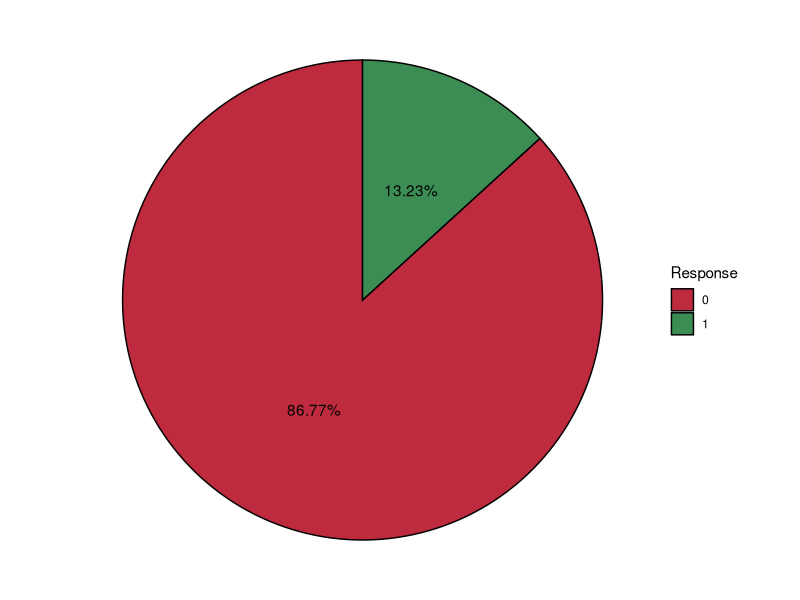
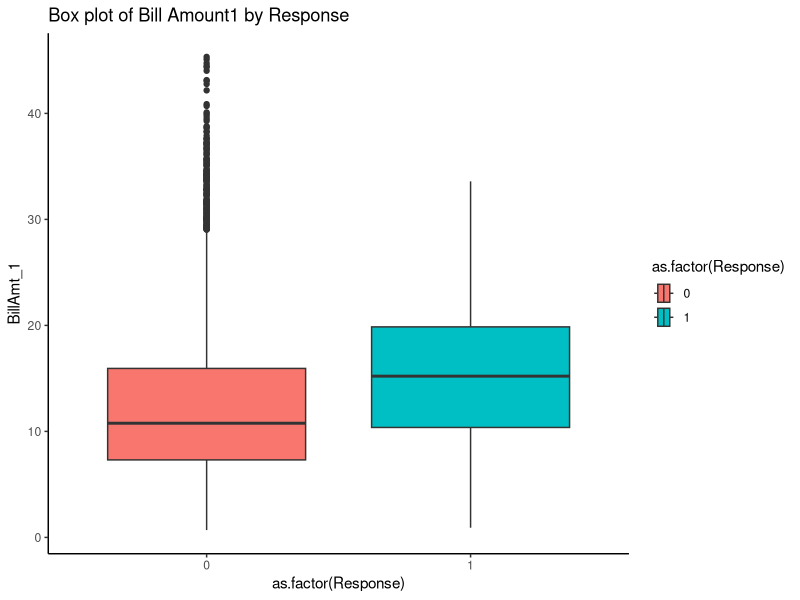
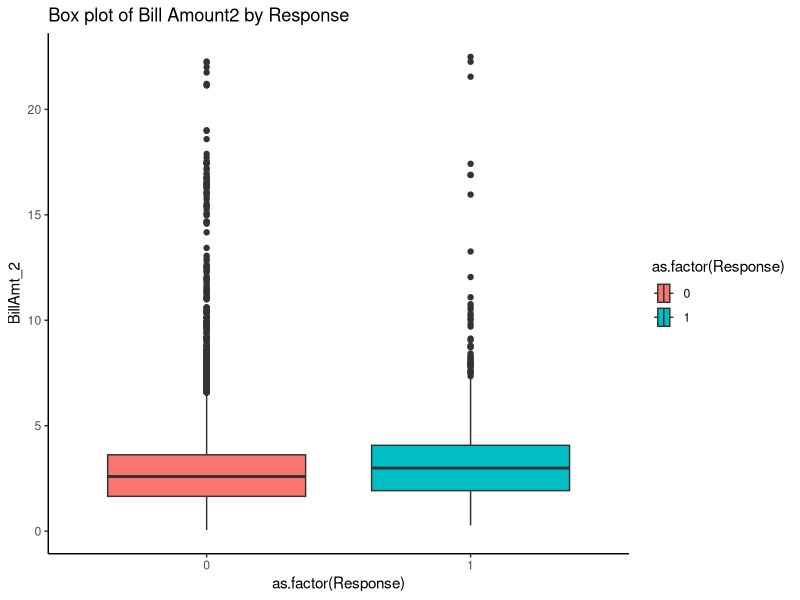
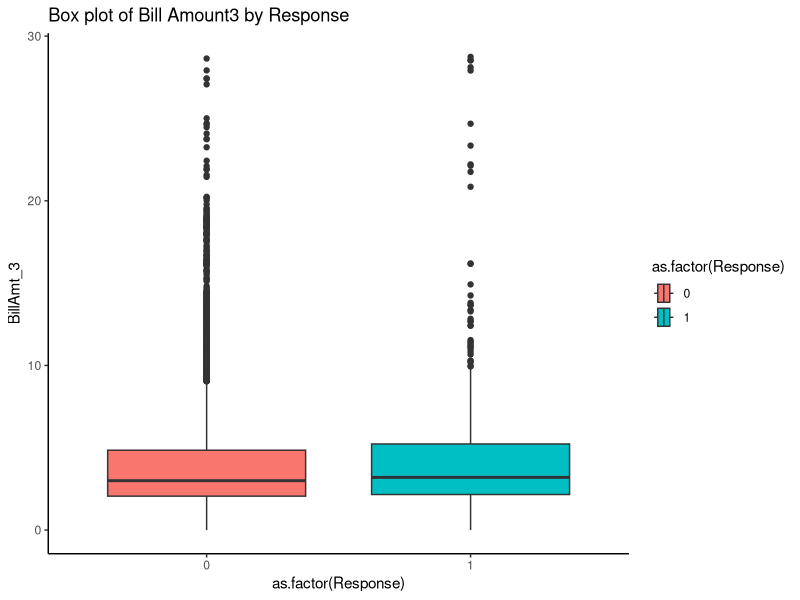
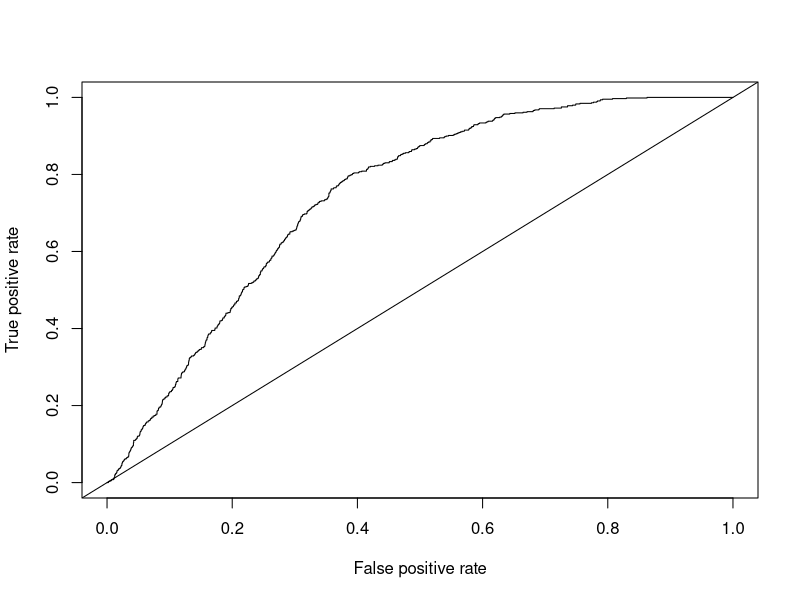
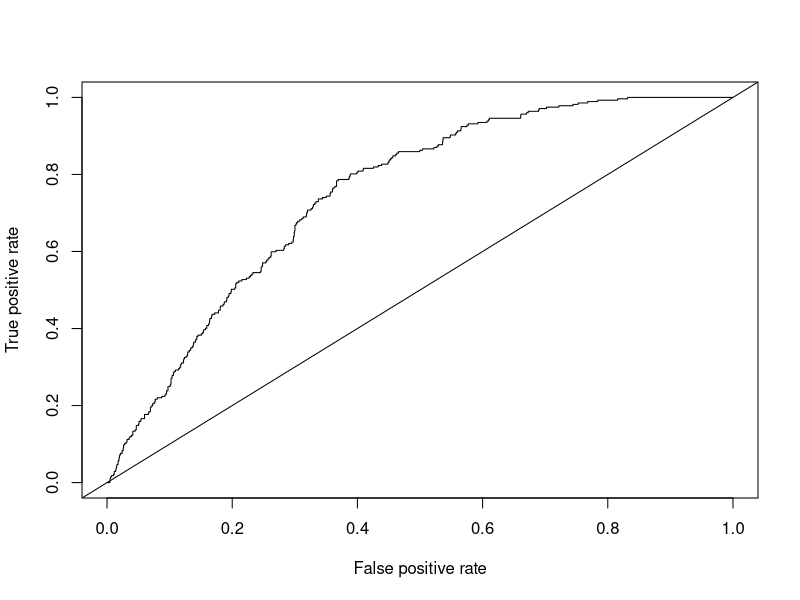

Write R code to recreate these figures, in order.
purchase_data1<-read.csv("Purchase Data 1.csv",header=T)
purchase_data2<-read.csv("Purchase Data 2.csv",header=T)
response_data<-read.csv("Response Data.csv",header=T)
library(dplyr)

masterdata<-full_join(response_data,purchase_data1,by="Custid")
masterdata<-full_join(masterdata,purchase_data2,by="Custid")

str(masterdata)
masterdata$Age<-as.factor(masterdata$Age)
masterdata$Gender<-as.factor(masterdata$Gender)
masterdata$MS<-as.factor(masterdata$MS)
masterdata$Pre_Month<-as.factor(masterdata$Pre_Month)
str(masterdata)
head(masterdata)

library(ggplot2)

response<-data.frame(table(masterdata$Response))
names(response)<-c("Response","Count")
response$Perc<-paste(round((response$Count/sum(response$Count))*100,2),"%",sep = "")

ggplot(response, aes(x = "", y = Count, fill = Response)) +
  geom_col(color = "black") +
  geom_text(aes(label = Perc),
            position = position_stack(vjust = 0.5)) +
  coord_polar(theta = "y") +
  scale_fill_manual(values = c("#BE2A3E", "#3C8D53"))+
  theme_void()

ggplot(masterdata, aes(x=BillAmt_1, y=as.factor(Response),fill=as.factor(Response))) +
  ggtitle("Box plot of Bill Amount1 by Response")+
  geom_boxplot()+ coord_flip()+theme_classic()

ggplot(masterdata, aes(x=BillAmt_2, y=as.factor(Response),fill=as.factor(Response))) + 
  ggtitle("Box plot of Bill Amount2 by Response")+
  geom_boxplot()+ coord_flip()+theme_classic()

ggplot(masterdata, aes(x=BillAmt_3, y=as.factor(Response),fill=as.factor(Response))) + 
  ggtitle("Box plot of Bill Amount3 by Response")+
  geom_boxplot()+ coord_flip()+theme_classic()

library(caret)
masterdata$Response<-as.factor(masterdata$Response)
index<-createDataPartition(masterdata$Response,p=0.7,list=FALSE)
traindata<-masterdata[index,]
testdata<-masterdata[-index,]
traindata
testdata

blr_model<-glm(Response~Age+Gender+MS+Pre_Month+N_Products+N_Service+BillAmt_1+BillAmt_2+BillAmt_3,
               data=traindata,family = binomial)
summary(blr_model)

#Rerun the model after removing the insignificant variables
blr_model<-glm(Response~N_Products+N_Service+BillAmt_1+BillAmt_2,
               data=traindata,family = binomial)
summary(blr_model)

library(car)
vif(blr_model)

library(ROCR)
traindata$predprob<-fitted(blr_model)
predtrain<-prediction(traindata$predprob,traindata$Response)
perftrain<-performance(predtrain,"tpr","fpr")
plot(perftrain)
abline(0,1)

testdata$predprob<-predict(blr_model,testdata,type='response')
predtest<-prediction(testdata$predprob,testdata$Response)
perftest<-performance(predtest,"tpr","fpr")
plot(perftest)
abline(0,1)

auctrain<-performance(predtrain,"auc")
auctrain@y.values 

auctest<-performance(predtest,"auc")
auctest@y.values

sstrain <- performance(predtrain, "sens", "spec")
best_threshold <- sstrain@alpha.values[[1]][which.max(sstrain@x.values[[1]]+sstrain@y.values[[1]])]
best_threshold

traindata$predY<-as.factor(ifelse(traindata$predprob>best_threshold,1,0))
confusionMatrix(traindata$predY,traindata$Response,positive="1")

testdata$predY<-as.factor(ifelse(testdata$predprob>best_threshold,1,0))
confusionMatrix(testdata$predY,testdata$Response,positive="1")

library(caret)
kfolds<-trainControl(method="cv",number=4)
kmodel<-train(Response~N_Products+N_Service+BillAmt_1+BillAmt_2,data=traindata,method="glm",
              family=binomial,trControl=kfolds)

kmodel

traindata$pred <- kmodel$finalModel$fitted.values
traindata$predY <-as.factor(ifelse(traindata$pred > best_threshold , 1,0))
confusionMatrix(traindata$predY,traindata$Response,positive="1")
